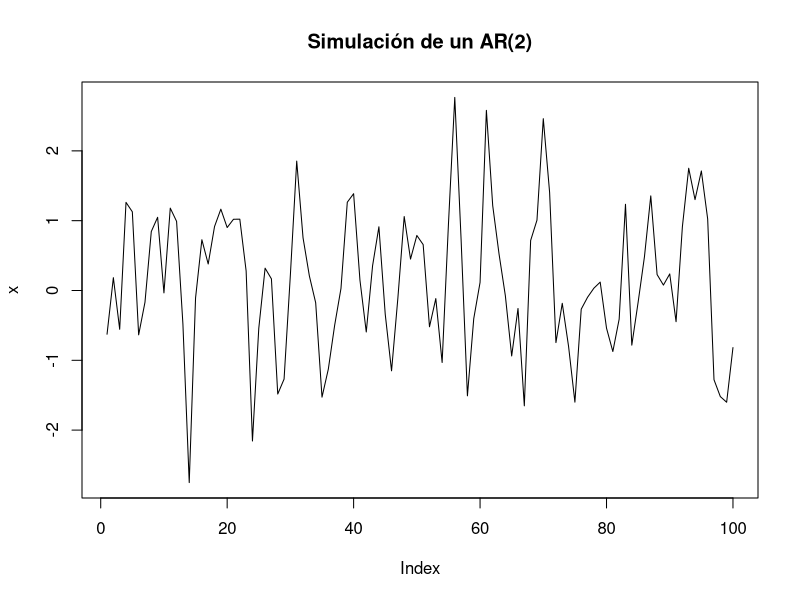
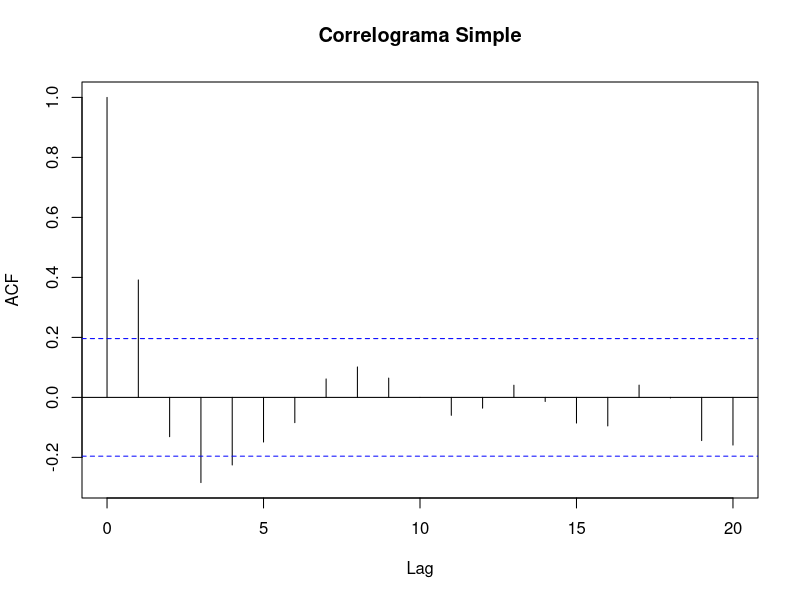
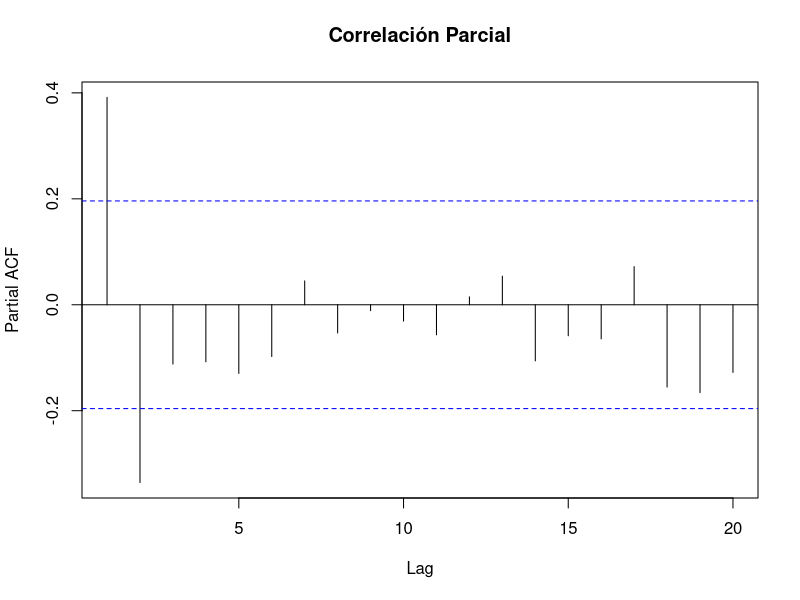
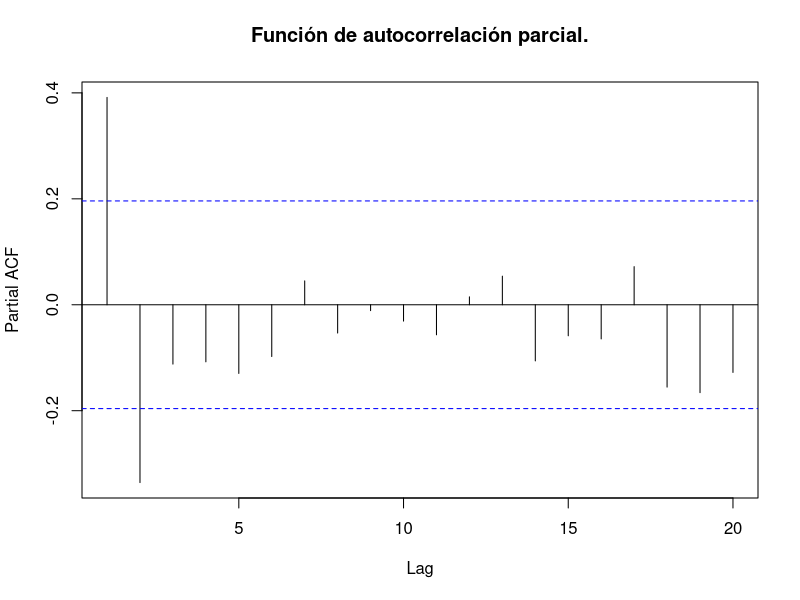
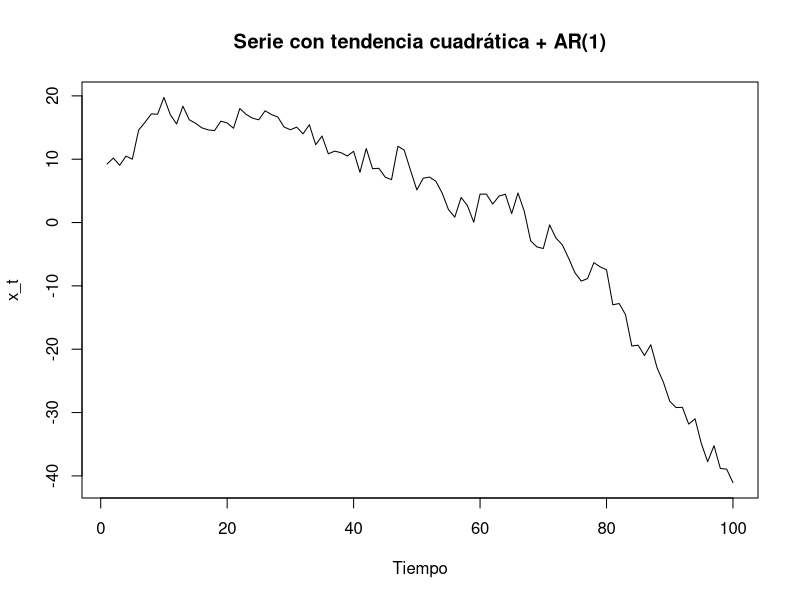
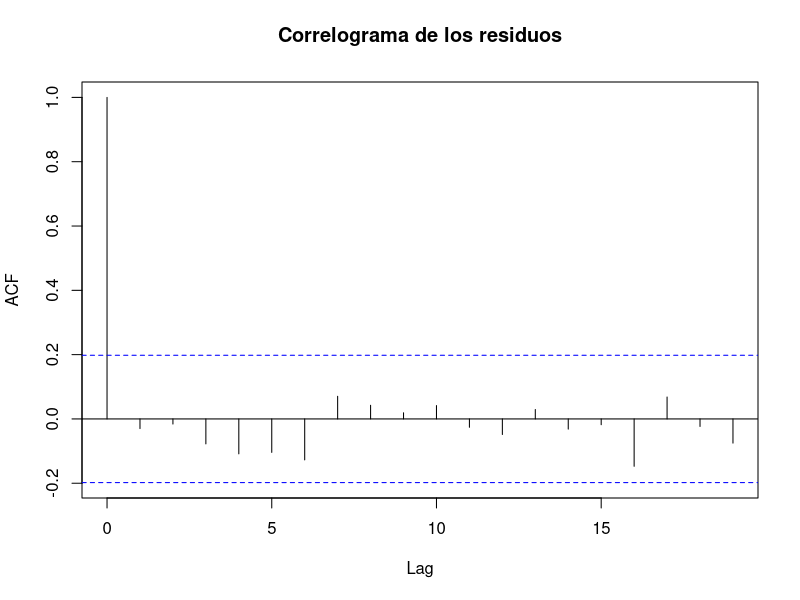
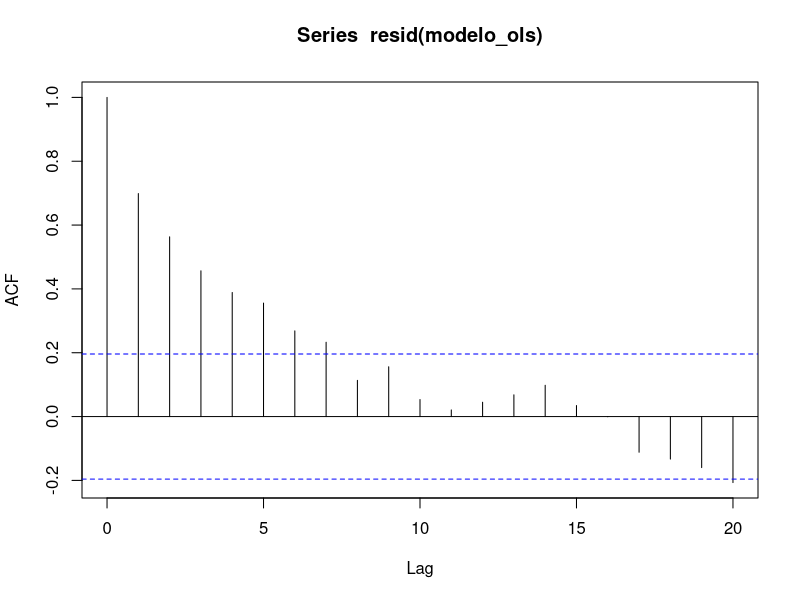
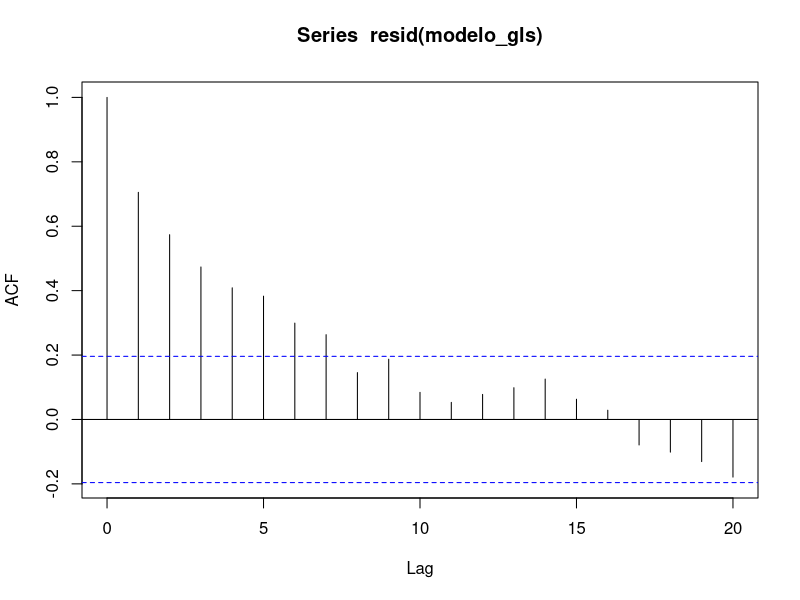

Generate these figures, in order, with R:
## ---- chunk 1
set.seed(1) 	      # Para fijar una semilla
x <- w <- rnorm(100) 
for (t in 3:100) 
{
  x[t] <- 0.5 * x[t - 1] - 0.3 * x[t - 2] + w[t] 
}
plot(x, type = "l", main = "Simulación de un AR(2)")   # Gráfica de la serie
acf(x, main = "Correlograma Simple")                # Correlograma simple
pacf(x, main = "Correlación Parcial")               # Correlograma parcial
## ---- chunk 2
# Aplicando el método "mle" en el proceso AR(2) del ejercicio anterior
x.ar <- ar(x, method = "mle")

# Para saber el orden que estima el método
x.ar$order   

# Para saber el valor de los coeficientes estimados
x.ar$ar         
## ---- chunk 3
pacf(x,main="Función de autocorrelación parcial.")
## ---- chunk 4
# Simulación de una serie con tendencia cuadrática y ruido AR(1)
n <- 100
Time <- 1:n

# Simulamos componente AR(1)
w <- rnorm(n, sd = 2)
z <- numeric(n)
z[1] <- w[1]
for (t in 2:n) {
  z[t] <- 0.7 * z[t - 1] + w[t]   
}

# Tendencia cuadrática
Trend <- 10 + 0.5 * Time - 0.01 * Time^2

# Serie total: tendencia + componente AR(1)
x <- Trend + z

# Gráfica de la serie
plot(Time, x, type = "l", main = "Serie con tendencia cuadrática + AR(1)", ylab = "x_t", xlab = "Tiempo")

# Para el correlograma de los residuos
xres <- x.ar$res
acf(xres[3:100],main="Correlograma de los residuos")
## ---- chunk 5
# Por el método de mínimos cuadrados ordinarios
modelo_ols <- lm(x ~ Time + I(Time^2))
summary(modelo_ols)

# Para ver la autocorrelación 
acf(resid(modelo_ols))
## ---- chunk 6
# Por el método de mínimos cuadrados generalizados 
library(nlme)
modelo_gls <- gls(x ~ Time + I(Time^2), correlation = corAR1(0.7))
summary(modelo_gls)

# Para ver la autocorrelación 
acf(resid(modelo_gls))
